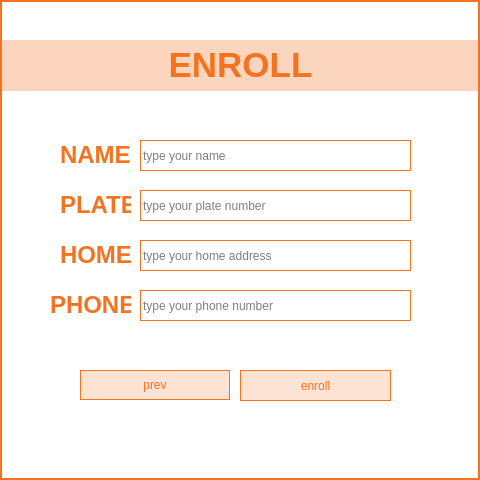
<?xml version="1.0" encoding="UTF-8"?>
<ui version="4.0">
 <class>EnrollDialog</class>
 <widget class="QDialog" name="EnrollDialog">
  <property name="geometry">
   <rect>
    <x>0</x>
    <y>0</y>
    <width>480</width>
    <height>480</height>
   </rect>
  </property>
  <property name="windowTitle">
   <string>Dialog</string>
  </property>
  <property name="styleSheet">
   <string notr="true">background-color:rgb(255, 255, 255);
border:2px solid rgb(243,115,33);</string>
  </property>
  <widget class="QLineEdit" name="lineEdit_name">
   <property name="geometry">
    <rect>
     <x>140</x>
     <y>140</y>
     <width>271</width>
     <height>31</height>
    </rect>
   </property>
   <property name="styleSheet">
    <string notr="true">	color:  rgb(0, 0, 0);
	background:white;
	border:1px solid rgb(243,115,33);
	font: 500 12pt &quot;Quicksand Medium&quot;;</string>
   </property>
   <property name="placeholderText">
    <string>type your name</string>
   </property>
  </widget>
  <widget class="QLineEdit" name="lineEdit_plate">
   <property name="geometry">
    <rect>
     <x>140</x>
     <y>190</y>
     <width>271</width>
     <height>31</height>
    </rect>
   </property>
   <property name="styleSheet">
    <string notr="true">	color:  rgb(0, 0, 0);
	background:white;
	border:1px solid rgb(243,115,33);
	font: 500 12pt &quot;Quicksand Medium&quot;;</string>
   </property>
   <property name="placeholderText">
    <string>type your plate number</string>
   </property>
  </widget>
  <widget class="QLineEdit" name="lineEdit_home">
   <property name="geometry">
    <rect>
     <x>140</x>
     <y>240</y>
     <width>271</width>
     <height>31</height>
    </rect>
   </property>
   <property name="styleSheet">
    <string notr="true">	color:  rgb(0, 0, 0);
	background:white;
	border:1px solid rgb(243,115,33);
	font: 500 12pt &quot;Quicksand Medium&quot;;</string>
   </property>
   <property name="placeholderText">
    <string>type your home address</string>
   </property>
  </widget>
  <widget class="QLineEdit" name="lineEdit_phone">
   <property name="geometry">
    <rect>
     <x>140</x>
     <y>290</y>
     <width>271</width>
     <height>31</height>
    </rect>
   </property>
   <property name="styleSheet">
    <string notr="true">	color:  rgb(0, 0, 0);
	background:white;
	border:1px solid rgb(243,115,33);
	font: 500 12pt &quot;Quicksand Medium&quot;;</string>
   </property>
   <property name="placeholderText">
    <string>type your phone number</string>
   </property>
  </widget>
  <widget class="QPushButton" name="pushButton_prev">
   <property name="geometry">
    <rect>
     <x>80</x>
     <y>370</y>
     <width>150</width>
     <height>30</height>
    </rect>
   </property>
   <property name="styleSheet">
    <string notr="true">QPushButton{
	font: 300 bold 13pt &quot;Quicksand Light&quot;;
	color:  rgb(243,115,33);
	background:rgba(243,115,33,0.2);
	border:1px solid rgb(243,115,33);
}
QPushButton:hover {
	color:  rgb(255, 255, 255);
	background-color:rgba(243,115,33,0.3);
	border:1px solid rgb(243,115,33);
	font: 500 12pt &quot;Quicksand Medium&quot;;
}</string>
   </property>
   <property name="text">
    <string>prev</string>
   </property>
  </widget>
  <widget class="QPushButton" name="pushButton_enroll">
   <property name="geometry">
    <rect>
     <x>240</x>
     <y>370</y>
     <width>151</width>
     <height>31</height>
    </rect>
   </property>
   <property name="styleSheet">
    <string notr="true">QPushButton{
	font: 300 bold 13pt &quot;Quicksand Light&quot;;
	color:  rgb(243,115,33);
	background:rgba(243,115,33,0.2);
	border:1px solid rgb(243,115,33);
}
QPushButton:hover {
	color:  rgb(255, 255, 255);
	background-color:rgba(243,115,33,0.3);
	border:1px solid rgb(243,115,33);
	font: 500 12pt &quot;Quicksand Medium&quot;;
}</string>
   </property>
   <property name="text">
    <string>enroll</string>
   </property>
  </widget>
  <widget class="QLabel" name="label_title">
   <property name="geometry">
    <rect>
     <x>0</x>
     <y>40</y>
     <width>481</width>
     <height>51</height>
    </rect>
   </property>
   <property name="styleSheet">
    <string notr="true">	color:  rgb(243,115,33);
	background-color: rgba(243,115,33,0.3);
	border:none;
	font: 500 9pt &quot;Quicksand Medium&quot;;</string>
   </property>
   <property name="text">
    <string>&lt;html&gt;&lt;head/&gt;&lt;body&gt;&lt;p&gt;&lt;span style=&quot; font-size:26pt; font-weight:700;&quot;&gt;ENROLL&lt;/span&gt;&lt;/p&gt;&lt;/body&gt;&lt;/html&gt;</string>
   </property>
   <property name="alignment">
    <set>Qt::AlignmentFlag::AlignCenter</set>
   </property>
  </widget>
  <widget class="QLabel" name="label_name">
   <property name="geometry">
    <rect>
     <x>60</x>
     <y>140</y>
     <width>71</width>
     <height>31</height>
    </rect>
   </property>
   <property name="styleSheet">
    <string notr="true">	color:  rgb(243,115,33);
	background-color: none;
	border:none;
	font: 500 9pt &quot;Quicksand Medium&quot;;</string>
   </property>
   <property name="text">
    <string>&lt;html&gt;&lt;head/&gt;&lt;body&gt;&lt;p&gt;&lt;span style=&quot; font-size:18pt; font-weight:700;&quot;&gt;NAME&lt;/span&gt;&lt;/p&gt;&lt;/body&gt;&lt;/html&gt;</string>
   </property>
  </widget>
  <widget class="QLabel" name="label_plate">
   <property name="geometry">
    <rect>
     <x>60</x>
     <y>190</y>
     <width>71</width>
     <height>31</height>
    </rect>
   </property>
   <property name="styleSheet">
    <string notr="true">	color:  rgb(243,115,33);
	background-color: none;
	border:none;
	font: 500 9pt &quot;Quicksand Medium&quot;;</string>
   </property>
   <property name="text">
    <string>&lt;html&gt;&lt;head/&gt;&lt;body&gt;&lt;p&gt;&lt;span style=&quot; font-size:18pt; font-weight:700;&quot;&gt;PLATE&lt;/span&gt;&lt;/p&gt;&lt;/body&gt;&lt;/html&gt;</string>
   </property>
  </widget>
  <widget class="QLabel" name="label_home">
   <property name="geometry">
    <rect>
     <x>60</x>
     <y>240</y>
     <width>71</width>
     <height>31</height>
    </rect>
   </property>
   <property name="styleSheet">
    <string notr="true">	color:  rgb(243,115,33);
	background-color: none;
	border:none;
	font: 500 9pt &quot;Quicksand Medium&quot;;</string>
   </property>
   <property name="text">
    <string>&lt;html&gt;&lt;head/&gt;&lt;body&gt;&lt;p&gt;&lt;span style=&quot; font-size:18pt; font-weight:700;&quot;&gt;HOME&lt;/span&gt;&lt;/p&gt;&lt;/body&gt;&lt;/html&gt;</string>
   </property>
  </widget>
  <widget class="QLabel" name="label_phone">
   <property name="geometry">
    <rect>
     <x>50</x>
     <y>290</y>
     <width>81</width>
     <height>31</height>
    </rect>
   </property>
   <property name="styleSheet">
    <string notr="true">	color:  rgb(243,115,33);
	background-color: none;
	border:none;
	font: 500 9pt &quot;Quicksand Medium&quot;;</string>
   </property>
   <property name="text">
    <string>&lt;html&gt;&lt;head/&gt;&lt;body&gt;&lt;p&gt;&lt;span style=&quot; font-size:18pt; font-weight:700;&quot;&gt;PHONE&lt;/span&gt;&lt;/p&gt;&lt;/body&gt;&lt;/html&gt;</string>
   </property>
  </widget>
 </widget>
 <resources/>
 <connections/>
</ui>
